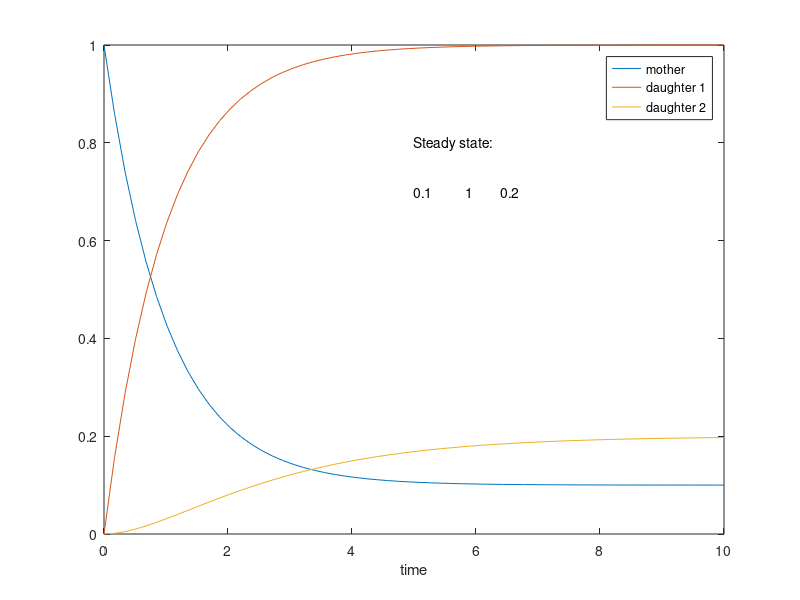

Source code (MATLAB):
function nuclides
% Solution for a chain of radionuclides
%    using MATLAB expm                   
%   $Ekkehard Holzbecher  $Date: 2006/28/12 $
%--------------------------------------------------------------------------

T = 10;                % maximum time
lambda = [1; 0.1; 0.5];% decay rates  
c0 = [1; 0; 0];        % initial concentrations
q = [0.1; 0; 0];       % source rates
N = 60;                % discretization of time

t = linspace (0,T,N);
B = -diag(lambda);
for i = 2:size(lambda,1)
    B(i,i-1) = lambda(i-1); 
end
c = c0;

for i = 2:N
    E = expm(B*t(i));
    c = [c E*c0-(eye(size(B,1))-E)*inv(B)*q];
end  
plot (t,c');
legend ('mother','daughter 1','daughter 2');
text (T/2,0.8,'Steady state:'); text (T/2,0.7,num2str(-(inv(B)*q)')); 
xlabel ('time');